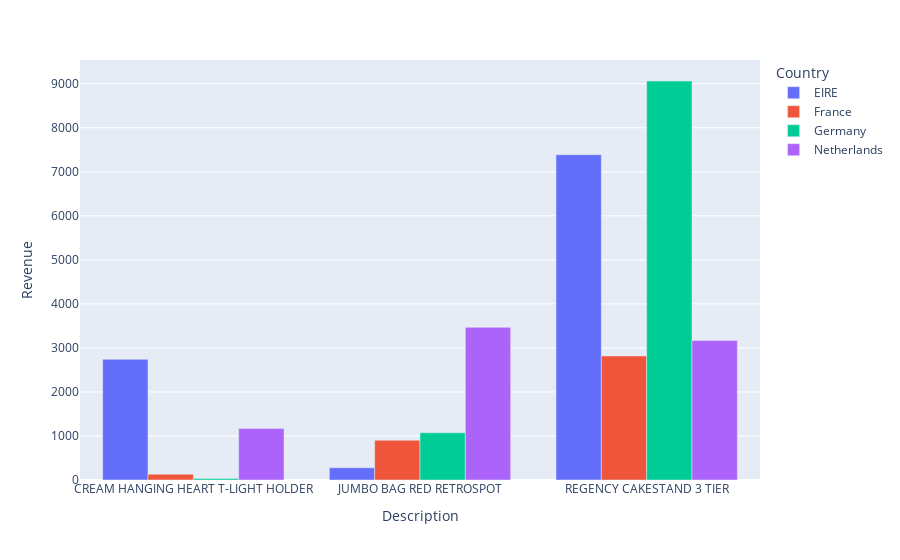

Here is the notebook cell this chart was saved with:
### Code cell
# Plotly express interactive scatter plot

px.bar(data5, x='Description', y='Revenue', color='Country', barmode='group')

### Figure 1 — Plotly figure (JSON) as saved in the notebook; plotly's stock layout.template omitted (floating-point values rounded to 4 significant figures)
{"data": [{"alignmentgroup": "True", "hovertemplate": "Country=EIRE<br>Description=%{x}<br>Revenue=%{y}<extra></extra>", "legendgroup": "EIRE", "marker": {"color": "#636efa"}, "name": "EIRE", "offsetgroup": "EIRE", "orientation": "v", "showlegend": true, "textposition": "auto", "type": "bar", "x": ["CREAM HANGING HEART T-LIGHT HOLDER", "JUMBO BAG RED RETROSPOT", "REGENCY CAKESTAND 3 TIER"], "xaxis": "x", "y": [2741.0, 278.7, 7389.0], "yaxis": "y"}, {"alignmentgroup": "True", "hovertemplate": "Country=France<br>Description=%{x}<br>Revenue=%{y}<extra></extra>", "legendgroup": "France", "marker": {"color": "#EF553B"}, "name": "France", "offsetgroup": "France", "orientation": "v", "showlegend": true, "textposition": "auto", "type": "bar", "x": ["CREAM HANGING HEART T-LIGHT HOLDER", "JUMBO BAG RED RETROSPOT", "REGENCY CAKESTAND 3 TIER"], "xaxis": "x", "y": [131.8, 903.4, 2817.0], "yaxis": "y"}, {"alignmentgroup": "True", "hovertemplate": "Country=Germany<br>Description=%{x}<br>Revenue=%{y}<extra></extra>", "legendgroup": "Germany", "marker": {"color": "#00cc96"}, "name": "Germany", "offsetgroup": "Germany", "orientation": "v", "showlegend": true, "textposition": "auto", "type": "bar", "x": ["CREAM HANGING HEART T-LIGHT HOLDER", "JUMBO BAG RED RETROSPOT", "REGENCY CAKESTAND 3 TIER"], "xaxis": "x", "y": [35.4, 1073.0, 9062.0], "yaxis": "y"}, {"alignmentgroup": "True", "hovertemplate": "Country=Netherlands<br>Description=%{x}<br>Revenue=%{y}<extra></extra>", "legendgroup": "Netherlands", "marker": {"color": "#ab63fa"}, "name": "Netherlands", "offsetgroup": "Netherlands", "orientation": "v", "showlegend": true, "textposition": "auto", "type": "bar", "x": ["CREAM HANGING HEART T-LIGHT HOLDER", "JUMBO BAG RED RETROSPOT", "REGENCY CAKESTAND 3 TIER"], "xaxis": "x", "y": [1167, 3468, 3166.0], "yaxis": "y"}], "layout": {"barmode": "group", "legend": {"title": {"text": "Country"}, "tracegroupgap": 0}, "margin": {"t": 60}, "xaxis": {"anchor": "y", "domain": [0, 1], "title": {"text": "Description"}}, "yaxis": {"anchor": "x", "domain": [0, 1], "title": {"text": "Revenue"}}}}
